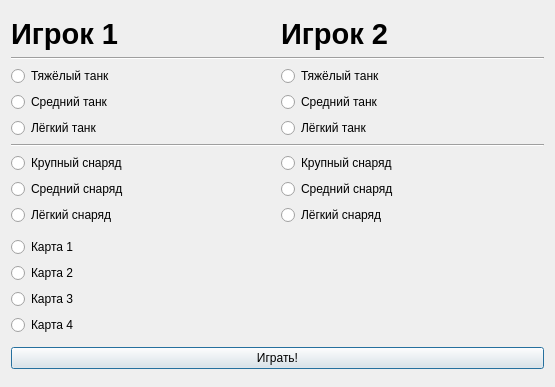
<?xml version="1.0" encoding="UTF-8"?>
<ui version="4.0">
 <class>Dialog</class>
 <widget class="QDialog" name="Dialog">
  <property name="geometry">
   <rect>
    <x>0</x>
    <y>0</y>
    <width>555</width>
    <height>387</height>
   </rect>
  </property>
  <property name="windowTitle">
   <string>Dialog</string>
  </property>
  <layout class="QGridLayout" name="gridLayout_2">
   <item row="2" column="0">
    <widget class="QPushButton" name="gooo">
     <property name="text">
      <string>Играть!</string>
     </property>
    </widget>
   </item>
   <item row="0" column="0">
    <layout class="QGridLayout" name="gridLayout">
     <item row="4" column="0">
      <layout class="QVBoxLayout" name="verticalLayout_3">
       <item>
        <widget class="QRadioButton" name="heavyShot_1">
         <property name="text">
          <string>Крупный снаряд</string>
         </property>
         <attribute name="buttonGroup">
          <string notr="true">buttonGroup_2</string>
         </attribute>
        </widget>
       </item>
       <item>
        <widget class="QRadioButton" name="midShot_1">
         <property name="text">
          <string>Средний снаряд</string>
         </property>
         <attribute name="buttonGroup">
          <string notr="true">buttonGroup_2</string>
         </attribute>
        </widget>
       </item>
       <item>
        <widget class="QRadioButton" name="smallShot_1">
         <property name="text">
          <string>Лёгкий снаряд</string>
         </property>
         <attribute name="buttonGroup">
          <string notr="true">buttonGroup_2</string>
         </attribute>
        </widget>
       </item>
      </layout>
     </item>
     <item row="0" column="0">
      <widget class="QLabel" name="label">
       <property name="sizePolicy">
        <sizepolicy hsizetype="Preferred" vsizetype="Fixed">
         <horstretch>0</horstretch>
         <verstretch>0</verstretch>
        </sizepolicy>
       </property>
       <property name="font">
        <font>
         <pointsize>22</pointsize>
         <weight>75</weight>
         <bold>true</bold>
        </font>
       </property>
       <property name="text">
        <string>Игрок 1</string>
       </property>
      </widget>
     </item>
     <item row="1" column="0" colspan="2">
      <widget class="Line" name="line">
       <property name="orientation">
        <enum>Qt::Horizontal</enum>
       </property>
      </widget>
     </item>
     <item row="0" column="1">
      <widget class="QLabel" name="label_2">
       <property name="sizePolicy">
        <sizepolicy hsizetype="Preferred" vsizetype="Fixed">
         <horstretch>0</horstretch>
         <verstretch>0</verstretch>
        </sizepolicy>
       </property>
       <property name="font">
        <font>
         <pointsize>22</pointsize>
         <weight>75</weight>
         <bold>true</bold>
        </font>
       </property>
       <property name="text">
        <string>Игрок 2 </string>
       </property>
      </widget>
     </item>
     <item row="4" column="1">
      <layout class="QVBoxLayout" name="verticalLayout_4">
       <item>
        <widget class="QRadioButton" name="heavyShot_2">
         <property name="text">
          <string>Крупный снаряд</string>
         </property>
         <attribute name="buttonGroup">
          <string notr="true">buttonGroup_4</string>
         </attribute>
        </widget>
       </item>
       <item>
        <widget class="QRadioButton" name="midShot_2">
         <property name="text">
          <string>Средний снаряд</string>
         </property>
         <attribute name="buttonGroup">
          <string notr="true">buttonGroup_4</string>
         </attribute>
        </widget>
       </item>
       <item>
        <widget class="QRadioButton" name="smallShot_2">
         <property name="text">
          <string>Лёгкий снаряд</string>
         </property>
         <attribute name="buttonGroup">
          <string notr="true">buttonGroup_4</string>
         </attribute>
        </widget>
       </item>
      </layout>
     </item>
     <item row="2" column="1">
      <layout class="QVBoxLayout" name="verticalLayout_2">
       <item>
        <widget class="QRadioButton" name="isHeavy_2">
         <property name="text">
          <string>Тяжёлый танк</string>
         </property>
         <attribute name="buttonGroup">
          <string notr="true">buttonGroup_3</string>
         </attribute>
        </widget>
       </item>
       <item>
        <widget class="QRadioButton" name="isMiddle_2">
         <property name="text">
          <string>Средний танк</string>
         </property>
         <attribute name="buttonGroup">
          <string notr="true">buttonGroup_3</string>
         </attribute>
        </widget>
       </item>
       <item>
        <widget class="QRadioButton" name="isLight_2">
         <property name="text">
          <string>Лёгкий танк</string>
         </property>
         <attribute name="buttonGroup">
          <string notr="true">buttonGroup_3</string>
         </attribute>
        </widget>
       </item>
      </layout>
     </item>
     <item row="2" column="0">
      <layout class="QVBoxLayout" name="verticalLayout">
       <item>
        <widget class="QRadioButton" name="isHeavy_1">
         <property name="text">
          <string>Тяжёлый танк</string>
         </property>
         <attribute name="buttonGroup">
          <string notr="true">buttonGroup</string>
         </attribute>
        </widget>
       </item>
       <item>
        <widget class="QRadioButton" name="isMiddle_3">
         <property name="text">
          <string>Средний танк</string>
         </property>
         <attribute name="buttonGroup">
          <string notr="true">buttonGroup</string>
         </attribute>
        </widget>
       </item>
       <item>
        <widget class="QRadioButton" name="isLight_1">
         <property name="text">
          <string>Лёгкий танк</string>
         </property>
         <attribute name="buttonGroup">
          <string notr="true">buttonGroup</string>
         </attribute>
        </widget>
       </item>
      </layout>
     </item>
     <item row="3" column="0" colspan="2">
      <widget class="Line" name="line_2">
       <property name="orientation">
        <enum>Qt::Horizontal</enum>
       </property>
      </widget>
     </item>
    </layout>
   </item>
   <item row="1" column="0">
    <layout class="QVBoxLayout" name="verticalLayout_6">
     <item>
      <widget class="QRadioButton" name="map_1">
       <property name="text">
        <string>Карта 1</string>
       </property>
      </widget>
     </item>
     <item>
      <widget class="QRadioButton" name="map_2">
       <property name="text">
        <string>Карта 2</string>
       </property>
      </widget>
     </item>
     <item>
      <widget class="QRadioButton" name="map_3">
       <property name="text">
        <string>Карта 3</string>
       </property>
      </widget>
     </item>
     <item>
      <widget class="QRadioButton" name="map_4">
       <property name="text">
        <string>Карта 4</string>
       </property>
      </widget>
     </item>
    </layout>
   </item>
  </layout>
 </widget>
 <resources/>
 <connections/>
 <buttongroups>
  <buttongroup name="buttonGroup"/>
  <buttongroup name="buttonGroup_2"/>
  <buttongroup name="buttonGroup_3"/>
  <buttongroup name="buttonGroup_4"/>
 </buttongroups>
</ui>
